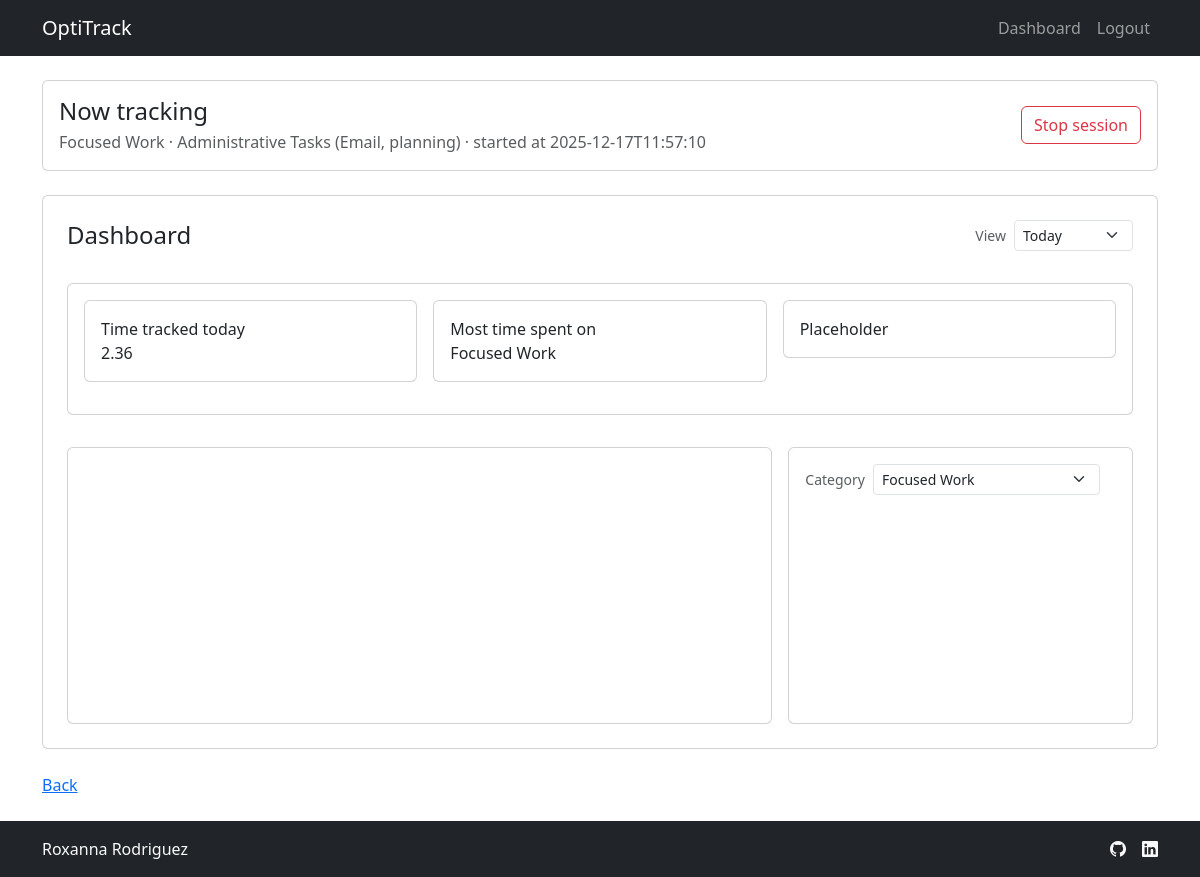
Before: /dashboard (signed in) with the older database file.
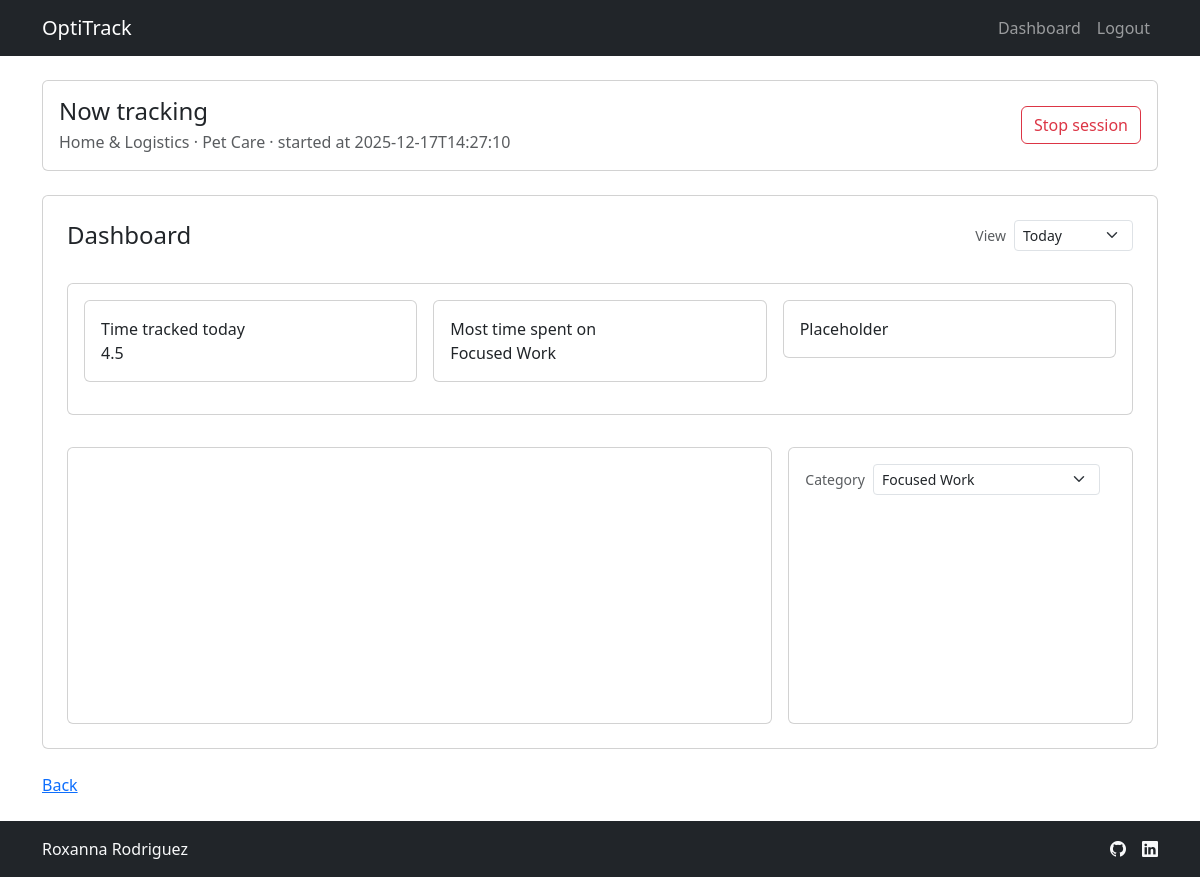
After: the same page with the newer database file.
### tables this page shows
CREATE TABLE events (
    event_id INTEGER PRIMARY KEY AUTOINCREMENT,
    user_id INTEGER NOT NULL,
    category TEXT NOT NULL,
    subcategory TEXT NOT NULL,
    start_ts TIMESTAMP NOT NULL,
    end_ts TIMESTAMP,
    FOREIGN KEY (user_id) REFERENCES users(user_id)
);

### app.py (the view, shortened to what this page needs)
@app.route("/dashboard")
@login_required
def dashboard():
    db = get_db()
    rows = db.execute(
        """
        SELECT category, subcategory
        FROM user_activities
        WHERE user_id = ?
        """,
        (g.user["user_id"],)
    ).fetchall()
    activities_by_cat = {}
    for row in rows:
        activities_by_cat.setdefault(row["category"], []).append(row["subcategory"])
    active_session = db.execute(
        """
        SELECT *
        FROM events
        WHERE user_id = ? AND end_ts IS NULL
        """,
        (g.user["user_id"],)
    ).fetchone()
    query = """
        SELECT
            category,
        SUM(total_seconds) AS total_time_spent_seconds
        FROM vw_daily_activity
        WHERE user_id = ? AND event_date = DATE('now', 'localtime')
        GROUP BY category
        ORDER BY total_time_spent_seconds DESC
        """
    df_today_by_category = pd.read_sql_query(query, db, params=(g.user["user_id"],))
    period = request.args.get("period", "today")
    df_today_by_category["total_time_spent_hours"] = df_today_by_category["total_time_spent_seconds"]/3600
    total_time_tracked = (df_today_by_category["total_time_spent_seconds"].sum()/3600).round(2)
    top_category = df_today_by_category.iloc[0]["category"]
    categories_available = df_today_by_category["category"].tolist()
    selected_category = request.args.get("category", top_category)
    if selected_category not in categories_available:
        selected_category = top_category
    query = """
        SELECT
            subcategory,
            SUM(total_seconds) AS total_time_spent_seconds
        FROM vw_daily_activity
        WHERE user_id = ?
            AND event_date = DATE('now', 'localtime')
            AND category = ?
        GROUP BY subcategory
        """
    df_subcategory_breakdown = pd.read_sql_query(query, db, params=(g.user["user_id"], selected_category))
    df_subcategory_breakdown["total_time_spent_hours"] = df_subcategory_breakdown["total_time_spent_seconds"]/3600
    time_selected_category = df_subcategory_breakdown["total_time_spent_hours"].sum()
    df_category_share = pd.DataFrame({
        "label": [selected_category, "Rest of day"],
        "hours": [
            time_selected_category,
            max(0, 24 - time_selected_category)
        ]
    })
    chart_today_by_category = charts.today_by_category(df_today_by_category)
    div_today_by_category = charts.fig_to_div(chart_today_by_category)
    chart_subcategory_breakdown = charts.subcategories_breakdown(df_subcategory_breakdown, selected_category)
    div_subcategory_breakdown = charts.fig_to_div(chart_subcategory_breakdown)
    chart_category_share = charts.category_share_donut(df_category_share)
    div_category_share = charts.fig_to_div(chart_category_share)
    chart_divs = {"div_today_by_category": div_today_by_category,
                    "div_subcategory_breakdown": div_subcategory_breakdown,
                    "div_category_share": div_category_share}
    kpis = {"total_time_tracked": total_time_tracked,
                    "top_category": top_category}
    return render_template("dashboard.html",
                           activities_by_cat=activities_by_cat,
                           active_session=active_session,
                           period=period,
                           categories_available=categories_available,
                           selected_category=selected_category,
                           chart_divs=chart_divs,
                           kpis = kpis)

### templates/dashboard.html (shortened to what this page needs)
{% extends "layout.html" %}
{% block content %}
<div class="container py-4">
    <section class="mb-4">
        <div class="card">
            <div class="card-body d-flex flex-column flex-md-row align-items-md-center justify-content-between gap-3">
                <div>
                    <h2 class="h4 mb-1">Now tracking</h2>
                    <p class="text-muted mb-0">
                        {% if active_session %}
                        {{ active_session["category"] }} · {{ active_session["subcategory"] }} · started at {{
                        active_session["start_ts"] }}
                        {% else %}
                        No active session
                        {% endif %}
                    </p>
                </div>
                {% if not active_session %}
                <div class="dashboard-tracker">
                    <form method="post" action="/sessions/start" class="row g-2 align-items-end">
                        <div class="col-12 col-md-4">
                            <label for="categorySelect" class="form-label mb-1">Category</label>
                            <select id="categorySelect" name="category" class="form-select w-100" required>
                                <option value="" selected disabled>Choose category</option>
                                {% for category, subcats in activities_by_cat.items() %}
                                <option value="{{ category }}">{{ category }}</option>
                                {% endfor %}
                            </select>
                        </div>
                        <div class="col-12 col-md-4">
                            <label for="subcategorySelect" class="form-label mb-1">Subcategory</label>
                            <select id="subcategorySelect" name="subcategory" class="form-select w-100" required>
                                <option value="" selected disabled>Choose subcategory</option>
                            </select>
                        </div>
                        <div class="col-12 col-md-4">
                            <button type="submit" class="btn btn-secondary tracker-btn w-100">
                                Start session
                            </button>
                        </div>
                    </form>
                </div>
                {% else %}
                <div class="dashboard-tracker">
                    <form method="post" action="/sessions/stop">
                        <button type="submit" class="btn btn-outline-danger tracker-btn w-100">
                            Stop session
                        </button>
                    </form>
                </div>
                {% endif %}
            </div>
        </div>
    </section>
    <section class="mb-4">
        <div class="card">
            <div class="card-body p-4">
                <div class="d-flex align-items-center justify-content-between mb-3">
                    <h2 class="h4 mb-0">Dashboard</h2>
                    <form method="get" class="d-flex align-items-center gap-2">
                        <label for="periodSelect" class="form-label mb-0 small text-muted">View</label>
                        <select id="periodSelect" name="period" class="form-select form-select-sm"
                            onchange="this.form.submit()">
                            <option value="today" {% if period=="today" %}selected{% endif %}>Today</option>
                        </select>
                    </form>
                </div>
                <div class="row g-3 align-items-stretch">
                    <div class="col-12">
                        <div class="row my-3">
                            <div class="col-12">
                                <div class="card flex-fill">
                                    <div class="card-body">
                                        <div class="row mb-3 g-3">
                                            <div class="col-12 col-md-4">
                                                <div class="card">
                                                    <div class="card-body kpis">
                                                        <div class="kpi-label">Time tracked today</div>
                                                        <div class="kpi-label">{{ kpis.total_time_tracked }}</div>
                                                    </div>
                                                </div>
                                            </div>
                                            <div class="col-12 col-md-4">
                                                <div class="card">
                                                    <div class="card-body kpis">
                                                        <div class="kpi-label">Most time spent on</div>
                                                        <div class="kpi-label">{{ kpis.top_category }}</div>
                                                    </div>
                                                </div>
                                            </div>
                                            <div class="col-12 col-md-4">
                                                <div class="card">
                                                    <div class="card-body">Placeholder</div>
                                                </div>
                                            </div>
                                        </div>
                                    </div>
                                </div>
                            </div>
                        </div>
                    </div>
                    <div class="col-12 col-lg-8 d-flex">
                        <div class="card w-100 h-100">
                            <div class="card-body">
                                {% if chart_divs %}
                                {{ chart_divs.div_today_by_category | safe }}
                                {% else %}
                                <p>No data today.</p>
                                {% endif %}
                            </div>
                        </div>
                    </div>
                    <div class="col-12 col-lg-4 d-flex">
                        <div class="card w-100 h-100">
                            <div class="card-body d-flex flex-column">
                                <div class="d-flex align-items-center justify-content-between mb-3">
                                    <form method="get" class="d-flex align-items-center gap-2">
                                        <label for="dashboardCategorySelect" class="form-label mb-0 small text-muted">
                                            Category
                                        </label>
                                        <select id="dashboardCategorySelect" name="category"
                                            class="form-select form-select-sm w-auto" onchange="this.form.submit()">
                                            {% for category in categories_available %}
                                            <option value="{{ category }}" {% if category==selected_category
                                                %}selected{% endif %}>
                                                {{ category }}
                                            </option>
                                            {% endfor %}
                                        </select>
                                    </form>
                                </div>
                                {% if chart_divs %}
                                <div class="mb-3">
                                    {{ chart_divs.div_category_share | safe }}
                                </div>
                                {% else %}
                                <p>No data today.</p>
                                {% endif %}
                            </div>
                        </div>
                    </div>
                </div>
            </div>
        </div>
    </section>
    <a href="{{ url_for('index') }}">Back</a>
    {% endblock %}

### templates/layout.html (shortened to what this page needs)
<!DOCTYPE html>
<html lang="en">
<head>
    <link href="https://cdn.jsdelivr.net/npm/bootstrap@5.3.3/dist/css/bootstrap.min.css" rel="stylesheet"
>
    <link rel="stylesheet" href="{{ url_for('static', filename='styles.css') }}">
    <link rel="stylesheet" href="https://cdn.jsdelivr.net/npm/bootstrap-icons@1.10.5/font/bootstrap-icons.css">
</head>
<body>
    <nav class="navbar navbar-expand-md navbar-dark bg-dark">
        <div class="container">
            <a class="navbar-brand d-flex align-items-center" href="{{ url_for('index') }}">
                <span> OptiTrack </span>
            </a>
            {% if g.user %}
            <div class="collapse navbar-collapse" id="navbarNav">
                <ul class="navbar-nav ms-auto mb-2 mb-md-0">
                    <li class="nav-item">
                        <a class="nav-link" href="{{ url_for('dashboard') }}">Dashboard</a>
                    </li>
                    <li class="nav-item">
                        <a class="nav-link" href="{{ url_for('logout') }}">Logout</a>
                    </li>
                </ul>
            </div>
            {% endif %}
        </div>
    </nav>
    <main class="{% block main_class %}{% endblock %}">
        {% block content %}{% endblock %}
    </main>
    <footer class="text-center bg-dark text-light py-3">
        <div class="container">
            <div class="row align-items-center">
                <div class="col-md-4 d-flex align-items-center justify-content-center justify-content-md-start">
                    <span class="mb-3 mb-md-0 text-light">Roxanna Rodriguez</span>
                </div>
                <ul class="col-md-4 offset-md-4 nav justify-content-center justify-content-md-end list-unstyled d-flex">
                    <li class="ms-3">
                        <a class="text-light" href="#" aria-label="GitHub">
                            <i class="bi bi-github" aria-hidden="true"></i>
                        </a>
                    </li>
                    <li class="ms-3">
                        <a class="text-light" href="#" aria-label="LinkedIn">
                            <i class="bi bi-linkedin" aria-hidden="true"></i>
                        </a>
                    </li>
                </ul>
            </div>
        </div>
    </footer>
</body>
</html>

Changed rows visible on the page:
no longer on this page (row edited): events: category "Focused Work", subcategory "Administrative Tasks (Email, planning)", start_ts "2025-12-17T11:57:10"
added events: category "Home & Logistics", subcategory "Pet Care", start_ts "2025-12-17T14:27:10"
Other visible differences:
{{ kpis.total_time_tracked }}: "2.36" → "4.5"
